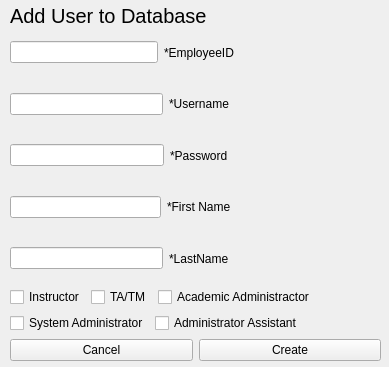
<?xml version="1.0" encoding="UTF-8"?>
<ui version="4.0">
 <class>FormAddUserAccount</class>
 <widget class="QWidget" name="FormAddUserAccount">
  <property name="geometry">
   <rect>
    <x>0</x>
    <y>0</y>
    <width>389</width>
    <height>367</height>
   </rect>
  </property>
  <property name="windowTitle">
   <string>Form</string>
  </property>
  <widget class="QWidget" name="verticalLayoutWidget">
   <property name="geometry">
    <rect>
     <x>10</x>
     <y>30</y>
     <width>371</width>
     <height>331</height>
    </rect>
   </property>
   <layout class="QVBoxLayout" name="verticalLayout">
    <item>
     <layout class="QHBoxLayout" name="horizontalLayout_4">
      <item>
       <widget class="QLineEdit" name="lineEdit_eID"/>
      </item>
      <item>
       <widget class="QLabel" name="label_3">
        <property name="text">
         <string>*EmployeeID</string>
        </property>
       </widget>
      </item>
      <item>
       <spacer name="horizontalSpacer_2">
        <property name="orientation">
         <enum>Qt::Horizontal</enum>
        </property>
        <property name="sizeHint" stdset="0">
         <size>
          <width>40</width>
          <height>20</height>
         </size>
        </property>
       </spacer>
      </item>
     </layout>
    </item>
    <item>
     <layout class="QHBoxLayout" name="horizontalLayout_8">
      <item>
       <widget class="QLineEdit" name="lineEdit_username"/>
      </item>
      <item>
       <widget class="QLabel" name="label_4">
        <property name="text">
         <string>*Username</string>
        </property>
       </widget>
      </item>
      <item>
       <spacer name="horizontalSpacer_3">
        <property name="orientation">
         <enum>Qt::Horizontal</enum>
        </property>
        <property name="sizeHint" stdset="0">
         <size>
          <width>40</width>
          <height>20</height>
         </size>
        </property>
       </spacer>
      </item>
     </layout>
    </item>
    <item>
     <layout class="QHBoxLayout" name="horizontalLayout_7">
      <item>
       <widget class="QLineEdit" name="lineEdit_password"/>
      </item>
      <item>
       <widget class="QLabel" name="label_5">
        <property name="text">
         <string>*Password</string>
        </property>
       </widget>
      </item>
      <item>
       <spacer name="horizontalSpacer_4">
        <property name="orientation">
         <enum>Qt::Horizontal</enum>
        </property>
        <property name="sizeHint" stdset="0">
         <size>
          <width>40</width>
          <height>20</height>
         </size>
        </property>
       </spacer>
      </item>
     </layout>
    </item>
    <item>
     <layout class="QHBoxLayout" name="horizontalLayout_6">
      <item>
       <widget class="QLineEdit" name="lineEdit_firstname"/>
      </item>
      <item>
       <widget class="QLabel" name="label_6">
        <property name="text">
         <string>*First Name</string>
        </property>
       </widget>
      </item>
      <item>
       <spacer name="horizontalSpacer_5">
        <property name="orientation">
         <enum>Qt::Horizontal</enum>
        </property>
        <property name="sizeHint" stdset="0">
         <size>
          <width>40</width>
          <height>20</height>
         </size>
        </property>
       </spacer>
      </item>
     </layout>
    </item>
    <item>
     <layout class="QHBoxLayout" name="horizontalLayout_5">
      <item>
       <widget class="QLineEdit" name="lineEdit_lastname"/>
      </item>
      <item>
       <widget class="QLabel" name="label_7">
        <property name="text">
         <string>*LastName</string>
        </property>
       </widget>
      </item>
      <item>
       <spacer name="horizontalSpacer_6">
        <property name="orientation">
         <enum>Qt::Horizontal</enum>
        </property>
        <property name="sizeHint" stdset="0">
         <size>
          <width>40</width>
          <height>20</height>
         </size>
        </property>
       </spacer>
      </item>
     </layout>
    </item>
    <item>
     <layout class="QHBoxLayout" name="horizontalLayout_9">
      <item>
       <widget class="QCheckBox" name="checkBox_instructor">
        <property name="text">
         <string>Instructor</string>
        </property>
       </widget>
      </item>
      <item>
       <widget class="QCheckBox" name="checkBox_TA">
        <property name="text">
         <string>TA/TM</string>
        </property>
       </widget>
      </item>
      <item>
       <widget class="QCheckBox" name="checkBox_acaAdmin">
        <property name="text">
         <string>Academic Administractor</string>
        </property>
       </widget>
      </item>
      <item>
       <spacer name="horizontalSpacer_7">
        <property name="orientation">
         <enum>Qt::Horizontal</enum>
        </property>
        <property name="sizeHint" stdset="0">
         <size>
          <width>40</width>
          <height>20</height>
         </size>
        </property>
       </spacer>
      </item>
     </layout>
    </item>
    <item>
     <layout class="QHBoxLayout" name="horizontalLayout_10">
      <item>
       <widget class="QCheckBox" name="checkBox_sysadmin">
        <property name="text">
         <string>System Administrator</string>
        </property>
       </widget>
      </item>
      <item>
       <widget class="QCheckBox" name="checkBox_adminAssist">
        <property name="text">
         <string>Administrator Assistant</string>
        </property>
       </widget>
      </item>
      <item>
       <spacer name="horizontalSpacer_8">
        <property name="orientation">
         <enum>Qt::Horizontal</enum>
        </property>
        <property name="sizeHint" stdset="0">
         <size>
          <width>40</width>
          <height>20</height>
         </size>
        </property>
       </spacer>
      </item>
     </layout>
    </item>
    <item>
     <layout class="QHBoxLayout" name="horizontalLayout_11">
      <item>
       <widget class="QPushButton" name="cancelAccount">
        <property name="text">
         <string>Cancel</string>
        </property>
       </widget>
      </item>
      <item>
       <widget class="QPushButton" name="createAccount">
        <property name="text">
         <string>Create</string>
        </property>
       </widget>
      </item>
     </layout>
    </item>
   </layout>
  </widget>
  <widget class="QWidget" name="horizontalLayoutWidget">
   <property name="geometry">
    <rect>
     <x>10</x>
     <y>0</y>
     <width>371</width>
     <height>31</height>
    </rect>
   </property>
   <layout class="QHBoxLayout" name="horizontalLayout">
    <item>
     <widget class="QLabel" name="label">
      <property name="font">
       <font>
        <pointsize>15</pointsize>
       </font>
      </property>
      <property name="text">
       <string>Add User to Database</string>
      </property>
     </widget>
    </item>
    <item>
     <widget class="QLabel" name="label_errormessage">
      <property name="text">
       <string/>
      </property>
     </widget>
    </item>
   </layout>
  </widget>
 </widget>
 <resources/>
 <connections/>
</ui>
